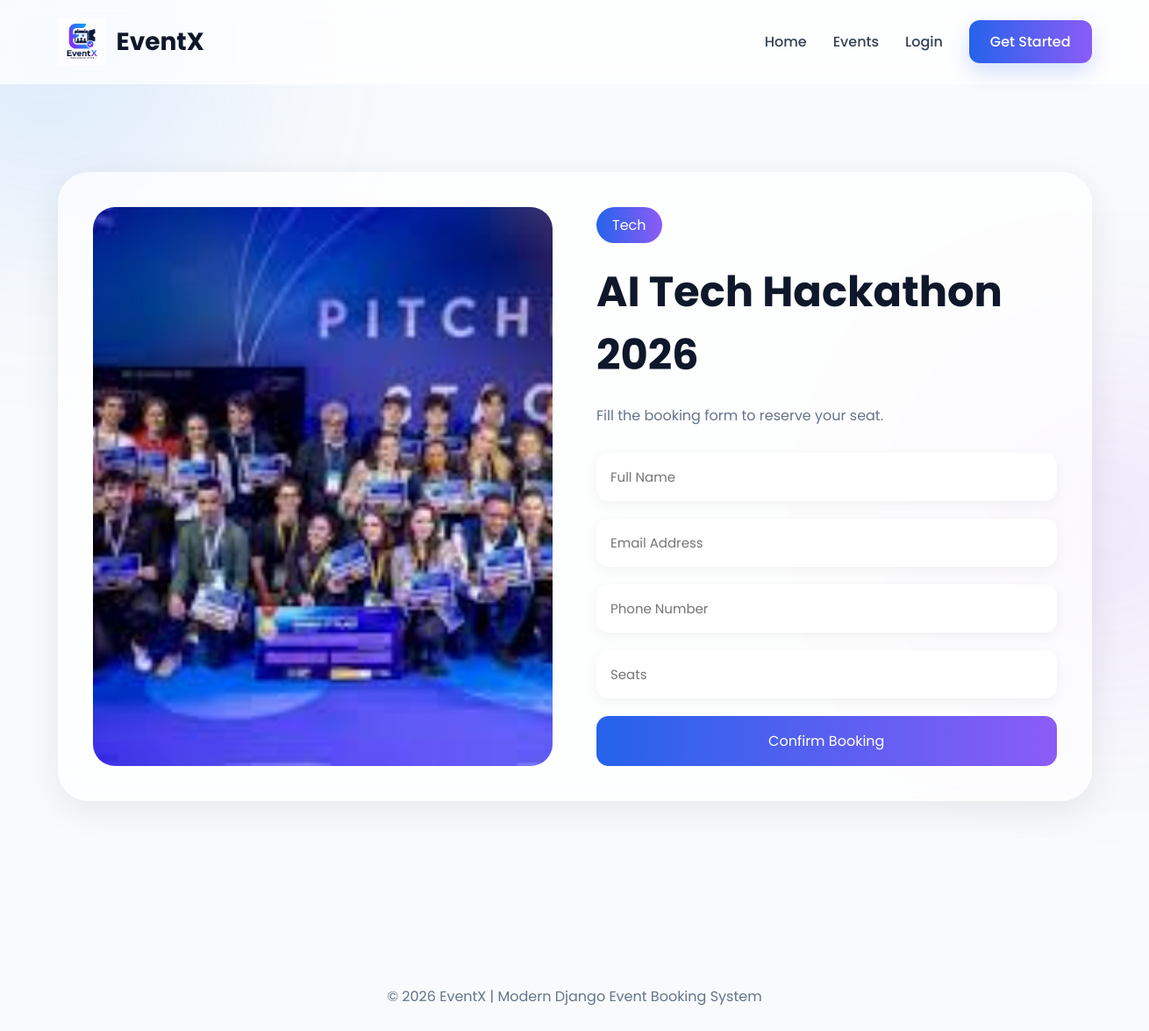
The app's page /booking/1/ with its own data.
### app/models.py (models this page shows, shortened)
class Event(models.Model):
    title = models.CharField(max_length=200)
    description = models.TextField()
    image = models.ImageField(upload_to='events/')
    date = models.DateField()
    location = models.CharField(max_length=200)
    category = models.CharField(max_length=100)
    total_seats = models.IntegerField(default=100)
    created_at = models.DateTimeField(auto_now_add=True)

### app/views.py (the view, shortened to what this page needs)
def booking_page(request, id):
    event = get_object_or_404(Event, id=id)
    context = {
        'event': event
    }
    return render(
        request,
        'booking.html',
        context
    )

### templates/booking.html (shortened to what this page needs)
{% extends 'base.html' %}
{% block content %}
<div class="blur1"></div>
<div class="blur2"></div>
<section class="booking-section container">
    <div class="booking-card">
        <div class="booking-left">
            {% if event.image %}
            <img src="{{ event.image.url }}" alt="">
            {% endif %}
        </div>
        <div class="booking-right">
            <span class="booking-tag">
                {{ event.category }}
            </span>
            <h1>
                {{ event.title }}
            </h1>
            <p>
                Fill the booking form to reserve your seat.
            </p>
            <form method="POST">
    <input type="text"
        name="full_name"
        placeholder="Full Name"
        required>
    <input type="email"
        name="email"
        placeholder="Email Address"
        required>
    <input type="text"
        name="phone"
        placeholder="Phone Number"
        required>
    <input type="number"
        name="seats"
        placeholder="Seats"
        required>
    <button type="submit">
        Confirm Booking
    </button>
</form>
        </div>
    </div>
</section>
{% endblock %}

### pro/static/css/style.css (style rules this page uses)
* { margin:0; padding:0; box-sizing:border-box; font-family:'Poppins',sans-serif; }
html { scroll-behavior:smooth; }
body { background:#f8fafc; color:#0f172a; overflow-x:hidden; position:relative; }
.container { width:90%; max-width:1300px; margin:auto; }
.blur1 { position:absolute; width:350px; height:350px; background:#60a5fa; border-radius:50%; filter:blur(130px); top:-120px; left:-120px; opacity:0.25; z-index:-1; }
.blur2 { position:absolute; width:300px; height:300px; background:#a855f7; border-radius:50%; filter:blur(130px); right:-100px; top:450px; opacity:0.18; z-index:-1; }
.booking-section { padding:100px 0; }
.booking-card { display:grid; grid-template-columns:repeat(auto-fit,minmax(350px,1fr)); gap:50px; background:rgba(255,255,255,0.7); padding:40px; border-radius:35px; backdrop-filter:blur(14px); box-shadow:0 10px 40px rgba(0,0,0,0.08); }
.booking-left img { width:100%; height:100%; object-fit:cover; border-radius:25px; }
.booking-tag { display:inline-block; background:linear-gradient(to right,#2563eb,#8b5cf6); color:white; padding:8px 18px; border-radius:30px; margin-bottom:20px; }
.booking-right h1 { font-size:48px; margin-bottom:20px; }
.booking-right p { color:#64748b; margin-bottom:30px; }
form { display:flex; flex-direction:column; gap:20px; }
form input { padding:16px; border:none; border-radius:14px; background:white; outline:none; font-size:15px; box-shadow:0 4px 15px rgba(0,0,0,0.05); }
form button { padding:16px; border:none; border-radius:14px; background:linear-gradient(to right,#2563eb,#8b5cf6); color:white; font-size:16px; cursor:pointer; transition:0.4s; }

### records on screen
Event: image (picture), category "Tech", title "AI Tech Hackathon 2026"
